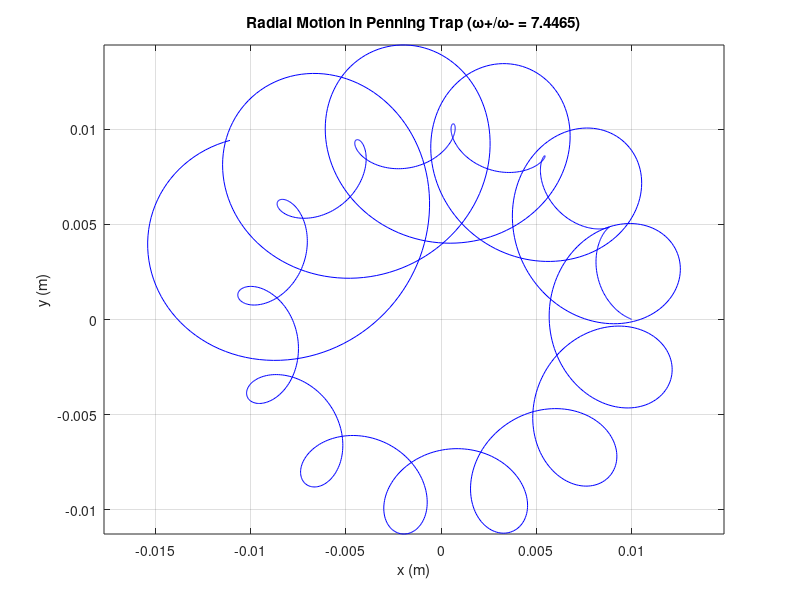

Reproduce this figure in MATLAB.
% Epitrochoidal Motion in Penning Trap
% Models cyclotron and magnetron motion creating epitrochoid patterns
%
% Constants
q = 1.6e-19;         % Charge of particle (Coulombs)
m = 1.67e-27;        % Mass of particle (kg), e.g., a proton
B = 0.01;            % Magnetic field strength (Tesla)
V0 = 0.1;            % Voltage for electric field (Volts)
d = 0.01;            % Characteristic trap dimension (meters)
T = 1e-4;            % Total simulation time (seconds), reduced
dt = 5e-8;           % Larger time step to speed up simulation

% Cyclotron and magnetron frequencies
omega_c = q * B / m;  % Unmodified cyclotron frequency
omega_plus = omega_c / 2 + sqrt((omega_c / 2)^2 - q * V0 / (m * d^2));  % Modified cyclotron
omega_minus = omega_c / 2 - sqrt((omega_c / 2)^2 - q * V0 / (m * d^2)); % Magnetron

% Check the frequency ratio
freq_ratio = omega_plus / abs(omega_minus);
disp(['Frequency Ratio ω+/ω- = ', num2str(freq_ratio)]);

% Initial conditions
r = [0.01; 0; 0];      % Initial position in 3D space (x, y, z)
v = [0; 100; 0];       % Initial velocity in 3D space

% Preallocate arrays for storing positions over time
num_steps = round(T / dt);
positions = zeros(2, num_steps);

% Simulation loop
for i = 1:num_steps
    % Calculate forces
    F_electric = q * [-r(1); -r(2); 2 * r(3)] * V0 / d^2;   % Quadrupole electric field
    F_magnetic = q * cross(v, [0; 0; B]);                   % Magnetic force in 3D
    F_total = F_electric + F_magnetic;                      % Total force

    % Update velocity and position
    a = F_total / m;                 % Acceleration
    v = v + a * dt;                  % Update velocity in 3D
    r = r + v * dt;                  % Update position in 3D

    % Store the position for 2D plotting in the radial plane
    positions(:, i) = r(1:2);
end

% Plot the 2D trajectory in the radial plane
plot(positions(1, :), positions(2, :), 'b');
xlabel('x (m)');
ylabel('y (m)');
title(['Radial Motion in Penning Trap (ω+/ω- = ', num2str(freq_ratio), ')']);
axis equal;
grid on;
